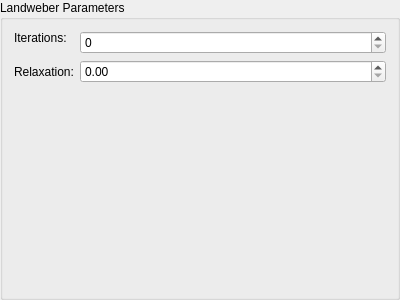
<?xml version="1.0" encoding="UTF-8"?>
<ui version="4.0">
 <class>landweberParameterGroupBox</class>
 <widget class="QGroupBox" name="landweberParameterGroupBox">
  <property name="geometry">
   <rect>
    <x>0</x>
    <y>0</y>
    <width>400</width>
    <height>300</height>
   </rect>
  </property>
  <property name="sizePolicy">
   <sizepolicy hsizetype="Expanding" vsizetype="Preferred">
    <horstretch>0</horstretch>
    <verstretch>0</verstretch>
   </sizepolicy>
  </property>
  <property name="windowTitle">
   <string>GroupBox</string>
  </property>
  <property name="title">
   <string>Landweber Parameters</string>
  </property>
  <layout class="QFormLayout" name="formLayout">
   <item row="0" column="0">
    <widget class="QLabel" name="label_iterations">
     <property name="sizePolicy">
      <sizepolicy hsizetype="Preferred" vsizetype="Fixed">
       <horstretch>0</horstretch>
       <verstretch>0</verstretch>
      </sizepolicy>
     </property>
     <property name="text">
      <string>Iterations:</string>
     </property>
    </widget>
   </item>
   <item row="0" column="1">
    <widget class="QSpinBox" name="iterations">
     <property name="sizePolicy">
      <sizepolicy hsizetype="Minimum" vsizetype="Preferred">
       <horstretch>0</horstretch>
       <verstretch>0</verstretch>
      </sizepolicy>
     </property>
    </widget>
   </item>
   <item row="1" column="0">
    <widget class="QLabel" name="label_relaxation">
     <property name="sizePolicy">
      <sizepolicy hsizetype="Preferred" vsizetype="Preferred">
       <horstretch>0</horstretch>
       <verstretch>0</verstretch>
      </sizepolicy>
     </property>
     <property name="text">
      <string>Relaxation:</string>
     </property>
    </widget>
   </item>
   <item row="1" column="1">
    <widget class="QDoubleSpinBox" name="relaxation">
     <property name="sizePolicy">
      <sizepolicy hsizetype="Minimum" vsizetype="Fixed">
       <horstretch>0</horstretch>
       <verstretch>0</verstretch>
      </sizepolicy>
     </property>
    </widget>
   </item>
  </layout>
 </widget>
 <resources/>
 <connections/>
</ui>
